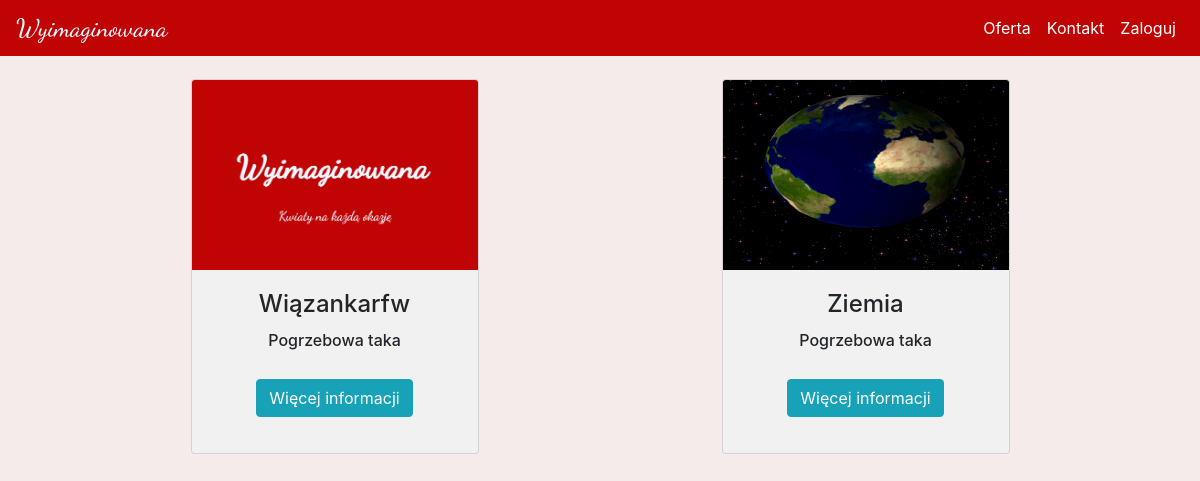
The page /oferta/Pogrzeb/3 on the database its author committed.
### kwiaciarnia/models.py (models this page shows)
class Products(db.Model):
    id = db.Column(db.Integer(), primary_key=True)
    category = db.Column(db.Integer(), db.ForeignKey('product_category.id'))
    name = db.Column(db.String(), unique=True)
    description = db.Column(db.String())
    price = db.Column(db.Integer())

### kwiaciarnia/routes.py (the view, shortened to what this page needs)
@app.route('/oferta/<cat_name>/<id>', methods=["GET", "POST"])
def products(cat_name, id):
    products = Products.query.filter_by(category=id).all()
    products_category = Product_category.query.filter_by(name=cat_name).first()
    return render_template('products.html', products=products, products_category=products_category)

### kwiaciarnia/templates/products.html (shortened to what this page needs)
{% extends 'base.html' %}
{% block content %}
<div class="scrollmenu scrolly">
  {% for product in products %}
    <div class="card max-height padding-btm" style="width: 18rem;">
      {% if product.category == products_category.id %}
        <img class="card-img-top card-colour img-size" src="/static/uploads/products/{{product.id}}.png" alt="{{product.name}}" onerror="this.onerror=null;this.src='/static/uploads/logo/filler.png';">
      {% endif %}
      <div class="card-body padding-btm">
        <h4 class="card-title">{{product.name}}</h4>
        <h6 class="card-text">{{product.description|truncate(50)}}</h6>
        <button type="button" class="btn btn-info" data-toggle="modal" data-target="#Modal-MoreInfo-{{ product.id }}">
          Więcej informacji
        </button>
      </div>
    </div>
  {% endfor %}
</div>
{% endblock %}

### kwiaciarnia/templates/base.html (shortened to what this page needs)
<!doctype html>
<html lang="en">
  <head>
    <link rel="stylesheet" href="https://cdn.jsdelivr.net/npm/bootstrap@4.3.1/dist/css/bootstrap.min.css">
    <link rel="stylesheet" href="{{ url_for('static', filename='styles/main.css') }}">
  </head>
  <body>
    <div id="uno">
      {% include 'includes/navbar.html' %}
    </div>
    <div id="duo" class="position-relative overflow-hidden p-3 p-md-5 m-md-3 text-center">
      {% block content %}
      {% endblock %}
    </div>
  </body>
</html>

### kwiaciarnia/templates/includes/navbar.html (shortened to what this page needs)
<nav class="navbar navbar-expand-md nav_bar navbar-dark ">
    <a class="navbar-brand" href="{{ url_for('home') }}">{% include 'includes/logo.html' %}</a>
    <div class="collapse navbar-collapse" id="navbarNav">
      <ul class="navbar-nav ml-auto">
        <li class="nav-item active">
            <a class="nav-link" href="{{ url_for('products_categories') }}">Oferta</a>
        </li>
        <li class="nav-item active">
            <a class="nav-link" href="{{ url_for('contact') }}">Kontakt</a>
        </li>
        {% if current_user.is_authenticated  %}
            <li class="nav-item active">
                <a class="nav-link" href="#">@{{current_user.username}}</a>
            </li>
            <li class="nav-item active">
                <a class="nav-link" href="{{ url_for('logout') }}">Wyloguj</a>
            </li>
        {% else %}
            <li class="nav-item active">
                <a class="nav-link" href="{{ url_for('login') }}">Zaloguj</a>
            </li>
        {% endif %}
      </ul>
    </div>
</nav>

### kwiaciarnia/templates/includes/logo.html (shortened to what this page needs)
<h1 id="top">  Wyimaginowana</h1>

### kwiaciarnia/static/styles/main.css (style rules this page uses)
.nav_bar { background-color: #C00404; color: black; position: fixed; top: 0; width: 100%; z-index: 1; }
body { background-color: #f5ebeb; }
.scrolly { display: flex; flex-wrap: wrap; padding: 5px; }
.scrolly > div { background-color: #f1f1f1; width: 100px; margin: 10px; text-align: center; line-height: 75px; font-size: 30px; margin-left: auto; margin-right: auto; }
.img-size { width: 286px; height: 190px; }

### kwiaciarnia/templates/includes/logo.html (style rules this page uses)
#top { background-color: #C00404; color: aliceblue; font-family: 'Dancing Script', cursive; font-size: 25px; margin-bottom: 0; }

### rows shown on the page
Products: shows a picture, name "Wiązankarfw", description "Pogrzebowa taka"
Products: shows a picture, name "Ziemia", description "Pogrzebowa taka"
